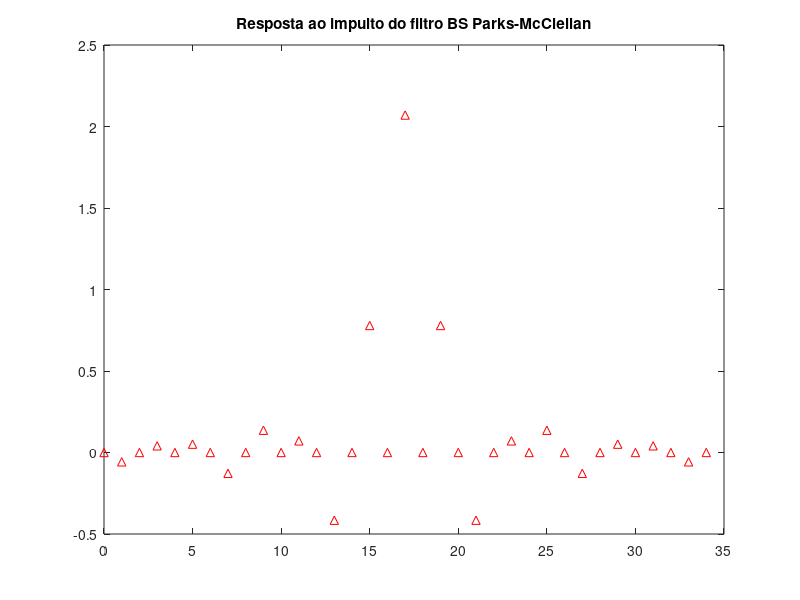
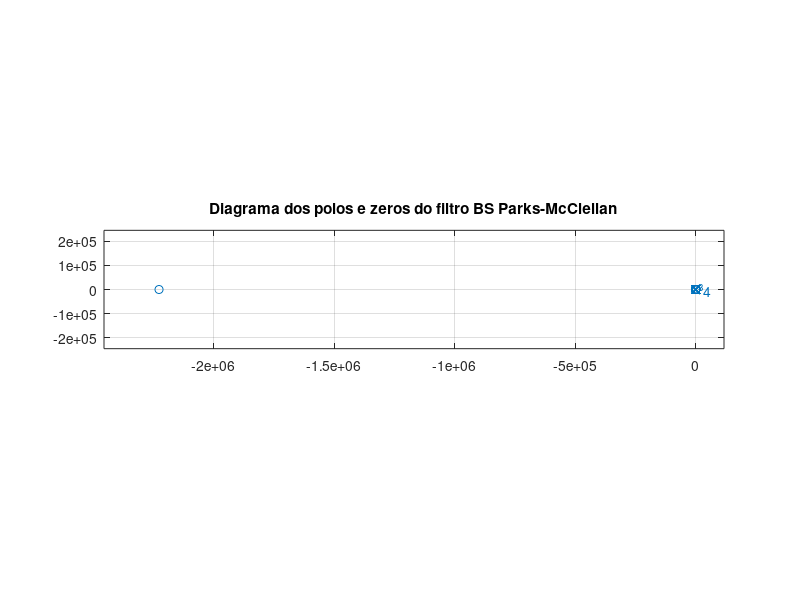
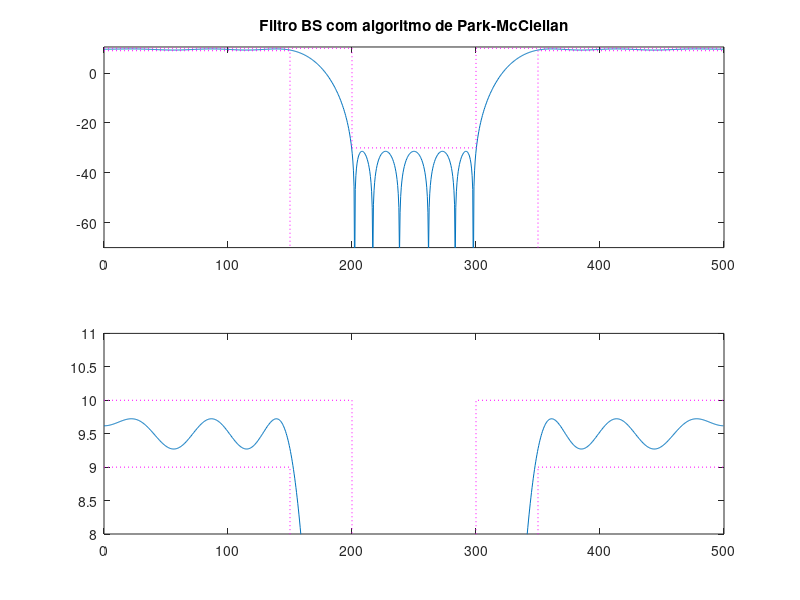

Write the MATLAB code that produced these figures, in order.
%%Filtro BS com algoritmo de Park McClellan
clear all
close all
clc

fa = 1000;
f1 = 150;
f2 = 200;
f3 = 300;
f4 = 350;
Ap = 1;
As = 40;
Gtopo = 10;
Apa = Ap/2;


freq = [f1 f2 f3 f4]; %definindo frequencias criticas
a = [1 0 1]; %definindo filtro BS
dev = [(10^(Apa/20)-1)/(10^(Apa/20)+1) 10^(-As/20) (10^(Apa/20)-1)/(10^(Apa/20)+1)]; %definindo ganhos max e min 'deltas'
[n,fo,ao,w_pm] = firpmord(freq,a,dev,fa);
%w_pm = [17 7 17]
%n = 34;
b = firpm(n,fo,ao,w_pm);

bz = b*10^((Gtopo-0.5)/20);


figure(1)
impz(bz)
title('Resposta ao impulto do filtro BS Parks-McClellan')

figure(2)
zplane(bz)
title('Diagrama dos polos e zeros do filtro BS Parks-McClellan')



[h,w] = freqz(bz,1,1024,fa);
figure(3)
subplot(211)
plot(w, 20*log10(abs(h))); hold on;
title('Filtro BS com algoritmo de Park-McClellan')
plot([0 f1 f1], [9 9 -(As+30)], ':m')
plot([f4 f4 fa/2], [-(As+30) 9 9], ':m')
plot([0 f2 f2 f3 f3 fa/2], [10 10 -30 -30 10 10], ':m')
ylim([-(As+30) Ap/2+10])
subplot(212)
plot(w, 20*log10(abs(h))); hold on;
plot([0 f1 f1], [9 9 -(As+30)], ':m')
plot([f4 f4 fa/2], [-(As+30) 9 9], ':m')
plot([0 f2 f2 f3 f3 fa/2], [10 10 -30 -30 10 10], ':m')
ylim([8 11])

%Alterei a atenuacao na passagem e tambem a frequencia de corte na passagem
%2 para que nao houvesse picos